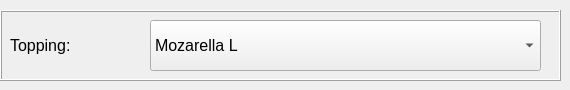
    <widget class="QWidget" name="page_8">
     <widget class="QFrame" name="frame_9">
      <property name="geometry">
       <rect>
        <x>0</x>
        <y>10</y>
        <width>561</width>
        <height>71</height>
       </rect>
      </property>
      <property name="frameShape">
       <enum>QFrame::Box</enum>
      </property>
      <property name="frameShadow">
       <enum>QFrame::Raised</enum>
      </property>
      <widget class="QComboBox" name="extraTop">
       <property name="geometry">
        <rect>
         <x>150</x>
         <y>10</y>
         <width>391</width>
         <height>51</height>
        </rect>
       </property>
       <property name="font">
        <font>
         <pointsize>12</pointsize>
        </font>
       </property>
       <property name="maxVisibleItems">
        <number>15</number>
       </property>
       <item>
        <property name="text">
         <string>Mozarella L</string>
        </property>
       </item>
       <item>
        <property name="text">
         <string>Mozarella M</string>
        </property>
       </item>
       <item>
        <property name="text">
         <string>Cheddar Cheese</string>
        </property>
       </item>
       <item>
        <property name="text">
         <string>Smokebeef</string>
        </property>
       </item>
       <item>
        <property name="text">
         <string>Sosis Bratwurst</string>
        </property>
       </item>
       <item>
        <property name="text">
         <string>Cheese Sauce</string>
        </property>
       </item>
       <item>
        <property name="text">
         <string>BBQ Sauce</string>
        </property>
       </item>
       <item>
        <property name="text">
         <string>Saos Sambal</string>
        </property>
       </item>
       <item>
        <property name="text">
         <string>Saos Pizza</string>
        </property>
       </item>
       <item>
        <property name="text">
         <string>Zaitun</string>
        </property>
       </item>
       <item>
        <property name="text">
         <string>Jamur</string>
        </property>
       </item>
       <item>
        <property name="text">
         <string>Paprika</string>
        </property>
       </item>
      </widget>
      <widget class="QLabel" name="label_10">
       <property name="geometry">
        <rect>
         <x>10</x>
         <y>10</y>
         <width>161</width>
         <height>51</height>
        </rect>
       </property>
       <property name="font">
        <font>
         <pointsize>12</pointsize>
        </font>
       </property>
       <property name="text">
        <string>Topping:</string>
       </property>
      </widget>
     </widget>
    </widget>
